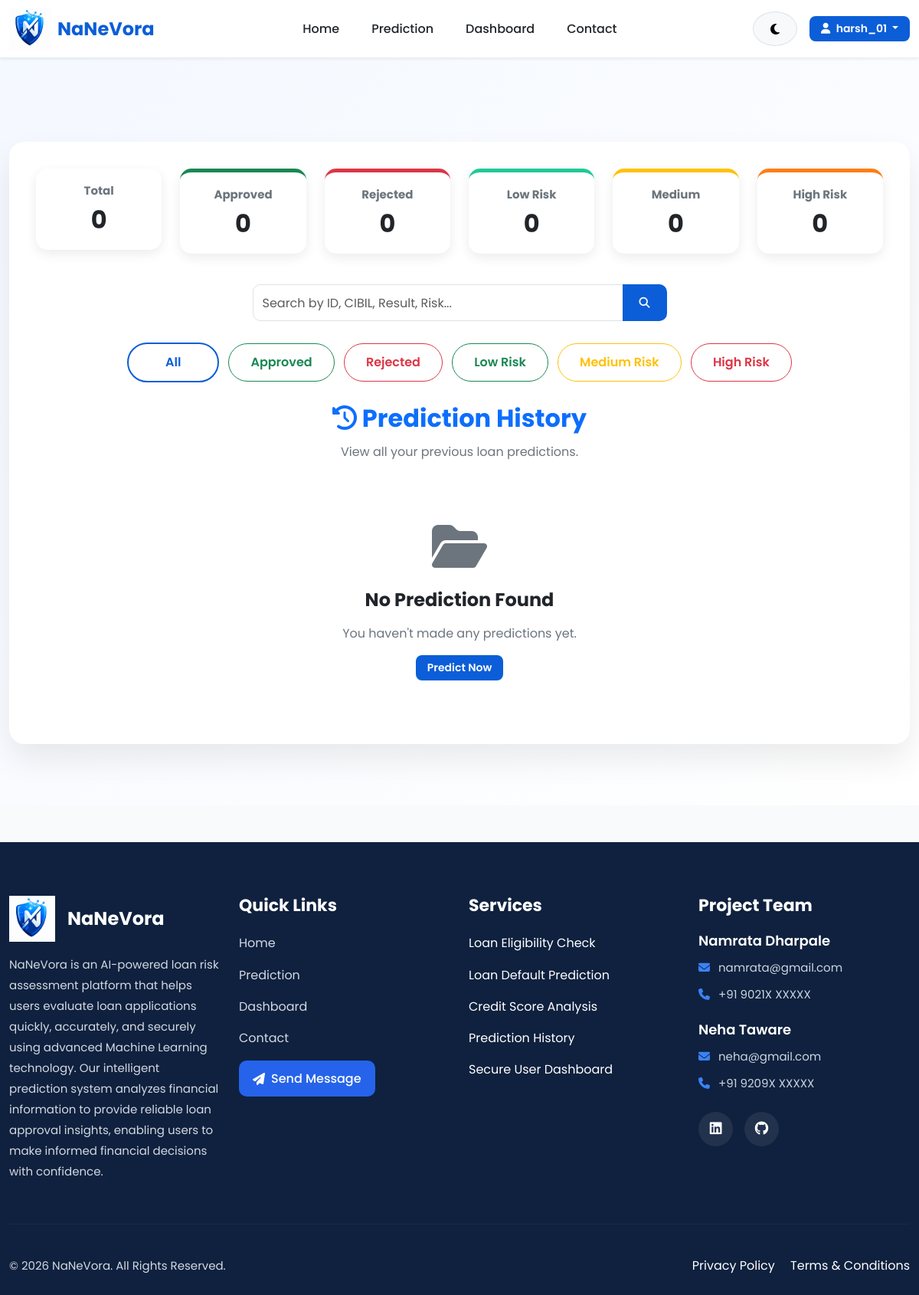
The app's page /history/ (signed in), older data.
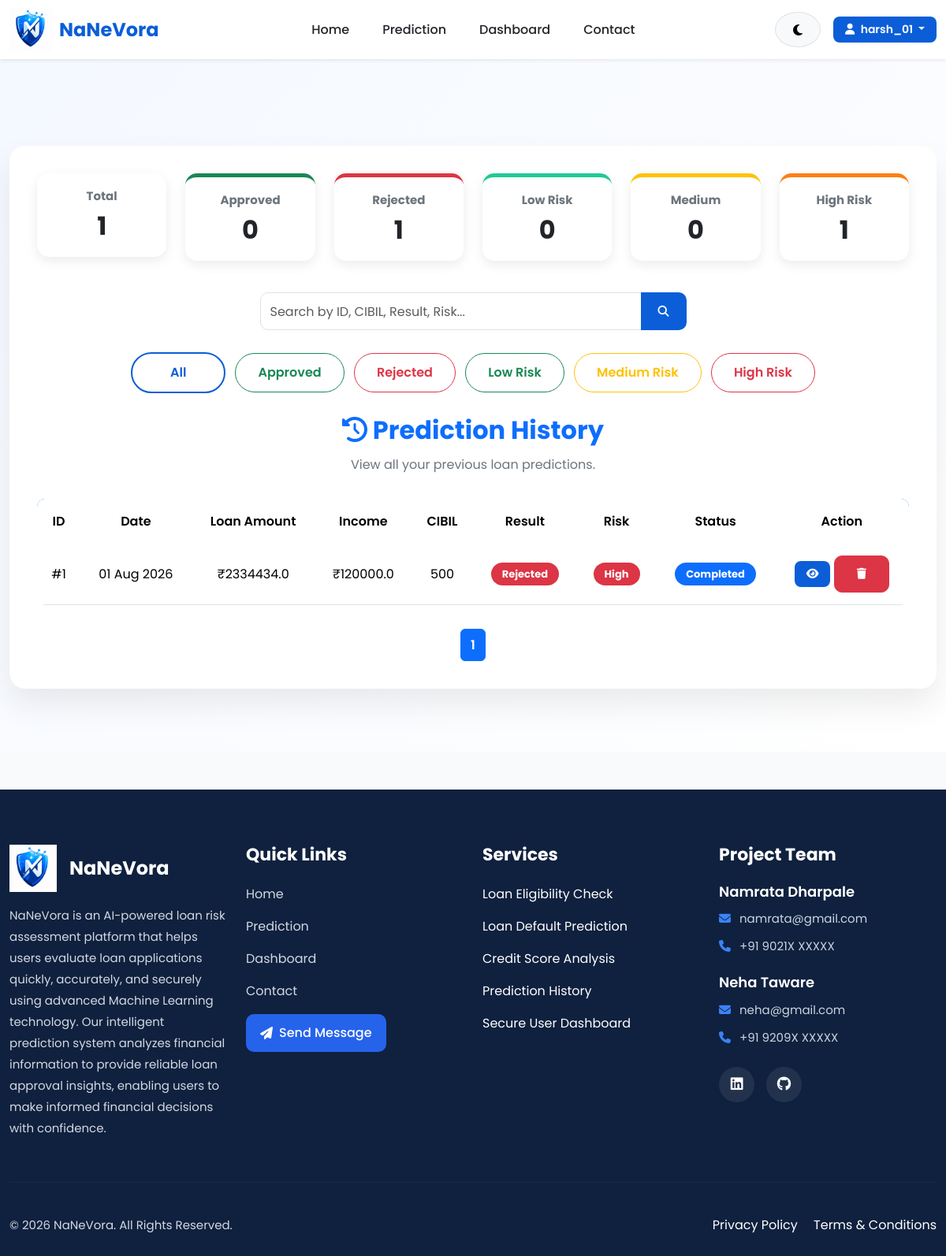
The same page, newer data.
### website/models.py (models this page shows, shortened)
class Prediction(models.Model):
    EDUCATION = [
        ('Graduate', 'Graduate'),
        ('Not Graduate', 'Not Graduate'),
    ]
    YES_NO = [
        ('Yes', 'Yes'),
        ('No', 'No'),
    ]
    RESULT = [
        ('Approved', 'Approved'),
        ('Rejected', 'Rejected'),
    ]
    user = models.ForeignKey(
        User,
        on_delete=models.CASCADE,
        related_name='predictions'
    )
    no_of_dependents = models.IntegerField()
    education = models.CharField(
        max_length=20,
        choices=EDUCATION
    )
    self_employed = models.CharField(
        max_length=10,
        choices=YES_NO
    )
    income_annum = models.FloatField()
    loan_amount = models.FloatField()
    loan_term = models.IntegerField()
    cibil_score = models.IntegerField()
    residential_assets_value = models.FloatField()
    commercial_assets_value = models.FloatField()
    luxury_assets_value = models.FloatField()
    bank_asset_value = models.FloatField()
    loan_income_ratio = models.FloatField(
        default=0
    )
    asset_loan_ratio = models.FloatField(
        default=0
    )
    prediction_result = models.CharField(
        max_length=20,
        choices=RESULT,
        blank=True
    )
    prediction_probability = models.FloatField(
        default=0
    )
    created_at = models.DateTimeField(
        auto_now_add=True
    )
    prediction_probability = models.FloatField(
        default=0
    )
    status = models.CharField(
    max_length=20,
    default="Completed"
    )
    risk_level = models.CharField(
    max_length=20,
    default="Low"
    )

### website/views.py (the view, shortened to what this page needs)
# urls.py: path('history/', views.history, name='history'),
@login_required
def history(request):
    query = request.GET.get("search", "")
    filter_by = request.GET.get("filter", "all")
    predictions = Prediction.objects.filter(
        user=request.user
    )
    if filter_by == "approved":
        predictions = predictions.filter(
            prediction_result="Approved"
        )
    elif filter_by == "rejected":
        predictions = predictions.filter(
            prediction_result="Rejected"
        )
    elif filter_by == "low":
        predictions = predictions.filter(
            risk_level="Low"
        )
    elif filter_by == "medium":
        predictions = predictions.filter(
            risk_level="Medium"
        )
    elif filter_by == "high":
        predictions = predictions.filter(
            risk_level="High"
        )
    predictions = predictions.order_by("-created_at")
    paginator = Paginator(predictions, 10)
    page_number = request.GET.get("page")
    predictions = paginator.get_page(page_number)
    return render(
    request,
    "history.html",
    {
        "predictions": predictions,
        "query": query,
        "filter": filter_by,
        "total_predictions": Prediction.objects.filter(
            user=request.user
        ).count(),
        "approved_count": Prediction.objects.filter(
            user=request.user,
            prediction_result="Approved"
        ).count(),
        "rejected_count": Prediction.objects.filter(
            user=request.user,
            prediction_result="Rejected"
        ).count(),
        "low_count": Prediction.objects.filter(
            user=request.user,
            risk_level="Low"
        ).count(),
        "medium_count": Prediction.objects.filter(
            user=request.user,
            risk_level="Medium"
        ).count(),
        "high_count": Prediction.objects.filter(
            user=request.user,
            risk_level="High"
        ).count(),
    }
)

### templates/history.html (shortened to what the changed rows need)
{% extends 'base.html' %}
{% load static %}
{% block extra_css %}
<link rel="stylesheet" href="{% static 'css/history.css' %}">
{% endblock %}
{% block content %}
<section class="history-section">
    <div class="container">
        <div class="history-card">
            <div class="row mb-4">
    <div class="col-md-2 mb-3">
        <div class="card stats-card text-center">
            <h6>Total</h6>
            <h2>{{ total_predictions }}</h2>
        </div>
    </div>
    <div class="col-md-2 mb-3">
        <div class="card stats-card success text-center">
            <h2>{{ approved_count }}</h2>
        </div>
    </div>
    <div class="col-md-2 mb-3">
        <div class="card stats-card danger text-center">
            <h6>Rejected</h6>
            <h2>{{ rejected_count }}</h2>
        </div>
    </div>
    <div class="col-md-2 mb-3">
        <div class="card stats-card low text-center">
            <h2>{{ low_count }}</h2>
        </div>
    </div>
    <div class="col-md-2 mb-3">
        <div class="card stats-card medium text-center">
            <h2>{{ medium_count }}</h2>
        </div>
    </div>
    <div class="col-md-2 mb-3">
        <div class="card stats-card high text-center">
            <h6>High Risk</h6>
            <h2>{{ high_count }}</h2>
        </div>
    </div>
</div>
            <div class="history-header">
                <h2>
                    <i class="fa-solid fa-clock-rotate-left"></i>
                    Prediction History
                </h2>
            </div>
            {% if predictions %}
            <div class="table-responsive">
                <table class="table table-hover align-middle">
                    <thead>
                        <tr>
                            <th>ID</th>
                            <th>Date</th>
                            <th>Loan Amount</th>
                            <th>Income</th>
                            <th>CIBIL</th>
                            <th>Result</th>
                            <th>Risk</th>
                            <th>Status</th>
                            <th>Action</th>
                        </tr>
                    </thead>
                    <tbody>
                        {% for prediction in predictions %}
                        <tr>
                            <td>
                                #{{ prediction.id }}
                            </td>
                            <td>
                                {{ prediction.created_at|date:"d M Y" }}
                            </td>
                            <td>
                                ₹{{ prediction.loan_amount }}
                            </td>
                            <td>
                                ₹{{ prediction.income_annum }}
                            </td>
                            <td>
                                {{ prediction.cibil_score }}
                            </td>
                            <td>
                                {% if prediction.prediction_result == "Approved" %}
                                <span class="badge bg-success">
                                    Approved
                                </span>
                                {% else %}
                                <span class="badge bg-danger">
                                    Rejected
                                </span>
                                {% endif %}
                            </td>
                            <td>
                                {% if prediction.risk_level == "Low" %}
                                <span class="badge bg-success">
                                    Low
                                </span>
                                {% elif prediction.risk_level == "Medium" %}
                                <span class="badge bg-warning text-dark">
                                    Medium
                                </span>
                                {% else %}
                                <span class="badge bg-danger">
                                    High
                                </span>
                                {% endif %}
                            </td>
                            <td>
                                <span class="badge bg-primary">
                                    {{ prediction.status }}
                                </span>
                            </td>
<td>
    <a href="{% url 'result' prediction.id %}"
       class="btn btn-sm btn-primary">
        <i class="fa-solid fa-eye"></i>
    </a>
    <a href="{% url 'delete_prediction' prediction.id %}"
       class="btn btn-sm btn-danger"
       onclick="return confirm('Are you sure you want to delete this prediction?');">
        <i class="fa-solid fa-trash"></i>
    </a>
</td>
                        </tr>
                        {% endfor %}
                    </tbody>
                </table>
            </div>
            <nav class="mt-4">
    <ul class="pagination justify-content-center">
        {% for page in predictions.paginator.page_range %}
        <li class="page-item {% if predictions.number == page %}active{% endif %}">
            <a class="page-link"
               href="?page={{ page }}&search={{ query }}&filter={{ filter }}">
                {{ page }}
            </a>
        </li>
        {% endfor %}
    </ul>
</nav>
            {% else %}
            <div class="text-center py-5">
                <i class="fa-solid fa-folder-open fa-4x mb-4 text-secondary"></i>
                <h4>
                    No Prediction Found
                </h4>
                <p>
                    You haven't made any predictions yet.
                </p>
                <a href="{% url 'prediction' %}"
                   class="btn btn-primary">
                    Predict Now
                </a>
            </div>
            {% endif %}
        </div>
    </div>
</section>
{% endblock %}

Row changes from the older to the newer data that the page shows:
added Prediction: id "1", created_at "01 Aug 2026", loan_amount "2334434.0", income_annum "120000.0", cibil_score "500", prediction_result "Rejected", risk_level "High", status "Completed"
Text that changed along with them:
{{ total_predictions }}: "0" → "1"
{{ rejected_count }}: "0" → "1"
{{ high_count }}: "0" → "1"
text no longer shown: "No Prediction Found You haven't made any predictions yet. Predict Now"
text now shown: "ID Date Loan Amount Income CIBIL Result Risk Status Action"
new list line: "1"
